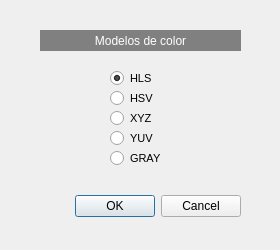
<?xml version="1.0" encoding="UTF-8"?>
<ui version="4.0">
 <class>modelos_color</class>
 <widget class="QDialog" name="modelos_color">
  <property name="geometry">
   <rect>
    <x>0</x>
    <y>0</y>
    <width>280</width>
    <height>250</height>
   </rect>
  </property>
  <property name="windowTitle">
   <string>Modelos de color</string>
  </property>
  <widget class="QDialogButtonBox" name="buttonBox">
   <property name="geometry">
    <rect>
     <x>40</x>
     <y>190</y>
     <width>201</width>
     <height>32</height>
    </rect>
   </property>
   <property name="orientation">
    <enum>Qt::Horizontal</enum>
   </property>
   <property name="standardButtons">
    <set>QDialogButtonBox::Cancel|QDialogButtonBox::Ok</set>
   </property>
  </widget>
  <widget class="QRadioButton" name="radioButton_4">
   <property name="geometry">
    <rect>
     <x>110</x>
     <y>130</y>
     <width>82</width>
     <height>17</height>
    </rect>
   </property>
   <property name="font">
    <font>
     <pointsize>8</pointsize>
    </font>
   </property>
   <property name="text">
    <string>YUV</string>
   </property>
  </widget>
  <widget class="QRadioButton" name="radioButton_2">
   <property name="geometry">
    <rect>
     <x>110</x>
     <y>90</y>
     <width>82</width>
     <height>17</height>
    </rect>
   </property>
   <property name="font">
    <font>
     <pointsize>8</pointsize>
    </font>
   </property>
   <property name="text">
    <string>HSV</string>
   </property>
  </widget>
  <widget class="QLabel" name="label_3">
   <property name="geometry">
    <rect>
     <x>40</x>
     <y>30</y>
     <width>201</width>
     <height>21</height>
    </rect>
   </property>
   <property name="font">
    <font>
     <pointsize>9</pointsize>
    </font>
   </property>
   <property name="styleSheet">
    <string notr="true">background-color: rgb(128, 128, 128);
color: rgb(255, 255, 255);</string>
   </property>
   <property name="text">
    <string>Modelos de color</string>
   </property>
   <property name="alignment">
    <set>Qt::AlignCenter</set>
   </property>
  </widget>
  <widget class="QRadioButton" name="radioButton_3">
   <property name="geometry">
    <rect>
     <x>110</x>
     <y>110</y>
     <width>82</width>
     <height>17</height>
    </rect>
   </property>
   <property name="font">
    <font>
     <pointsize>8</pointsize>
    </font>
   </property>
   <property name="text">
    <string>XYZ</string>
   </property>
  </widget>
  <widget class="QRadioButton" name="radioButton_5">
   <property name="geometry">
    <rect>
     <x>110</x>
     <y>70</y>
     <width>82</width>
     <height>17</height>
    </rect>
   </property>
   <property name="font">
    <font>
     <pointsize>8</pointsize>
    </font>
   </property>
   <property name="text">
    <string>HLS</string>
   </property>
   <property name="checked">
    <bool>true</bool>
   </property>
  </widget>
  <widget class="QRadioButton" name="radioButton_6">
   <property name="geometry">
    <rect>
     <x>110</x>
     <y>150</y>
     <width>82</width>
     <height>17</height>
    </rect>
   </property>
   <property name="font">
    <font>
     <pointsize>8</pointsize>
    </font>
   </property>
   <property name="text">
    <string>GRAY</string>
   </property>
  </widget>
 </widget>
 <resources/>
 <connections>
  <connection>
   <sender>buttonBox</sender>
   <signal>accepted()</signal>
   <receiver>modelos_color</receiver>
   <slot>accept()</slot>
   <hints>
    <hint type="sourcelabel">
     <x>248</x>
     <y>254</y>
    </hint>
    <hint type="destinationlabel">
     <x>157</x>
     <y>274</y>
    </hint>
   </hints>
  </connection>
  <connection>
   <sender>buttonBox</sender>
   <signal>rejected()</signal>
   <receiver>modelos_color</receiver>
   <slot>reject()</slot>
   <hints>
    <hint type="sourcelabel">
     <x>316</x>
     <y>260</y>
    </hint>
    <hint type="destinationlabel">
     <x>286</x>
     <y>274</y>
    </hint>
   </hints>
  </connection>
 </connections>
</ui>
